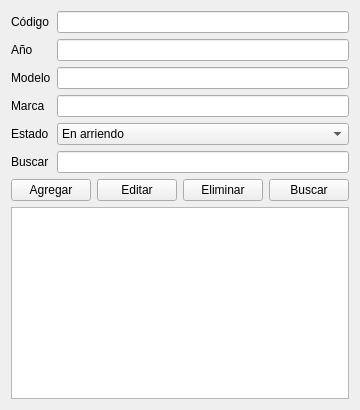
<?xml version="1.0" encoding="UTF-8"?>
<ui version="4.0">
 <class>EquiposForm</class>
 <widget class="QWidget" name="EquiposForm">
  <layout class="QVBoxLayout" name="verticalLayout">
   <item>
    <layout class="QGridLayout" name="formLayout">
     <item row="0" column="0"><widget class="QLabel" name="labelCodigo"><property name="text"><string>Código</string></property></widget></item>
     <item row="0" column="1"><widget class="QLineEdit" name="inputCodigo"/></item>
     <item row="1" column="0"><widget class="QLabel" name="labelAnio"><property name="text"><string>Año</string></property></widget></item>
     <item row="1" column="1"><widget class="QLineEdit" name="inputAnio"/></item>
     <item row="2" column="0"><widget class="QLabel" name="labelModelo"><property name="text"><string>Modelo</string></property></widget></item>
     <item row="2" column="1"><widget class="QLineEdit" name="inputModelo"/></item>
     <item row="3" column="0"><widget class="QLabel" name="labelMarca"><property name="text"><string>Marca</string></property></widget></item>
     <item row="3" column="1"><widget class="QLineEdit" name="inputMarca"/></item>
     <item row="4" column="0"><widget class="QLabel" name="labelEstado"><property name="text"><string>Estado</string></property></widget></item>
     <item row="4" column="1">
      <widget class="QComboBox" name="inputEstado">
       <item><property name="text"><string>En arriendo</string></property></item>
       <item><property name="text"><string>En taller</string></property></item>
       <item><property name="text"><string>En reparacion</string></property></item>
      </widget>
     </item>
     <item row="5" column="0"><widget class="QLabel" name="labelBuscar"><property name="text"><string>Buscar</string></property></widget></item>
     <item row="5" column="1"><widget class="QLineEdit" name="inputBuscar"/></item>
    </layout>
   </item>
   <item>
    <layout class="QHBoxLayout" name="botonesLayout">
     <item><widget class="QPushButton" name="btnAgregar"><property name="text"><string>Agregar</string></property></widget></item>
     <item><widget class="QPushButton" name="btnEditar"><property name="text"><string>Editar</string></property></widget></item>
     <item><widget class="QPushButton" name="btnEliminar"><property name="text"><string>Eliminar</string></property></widget></item>
     <item><widget class="QPushButton" name="btnBuscar"><property name="text"><string>Buscar</string></property></widget></item>
    </layout>
   </item>
   <item>
    <widget class="QTableWidget" name="tablaEquipos"/>
   </item>
  </layout>
 </widget>
 <resources/>
 <connections/>
</ui>
